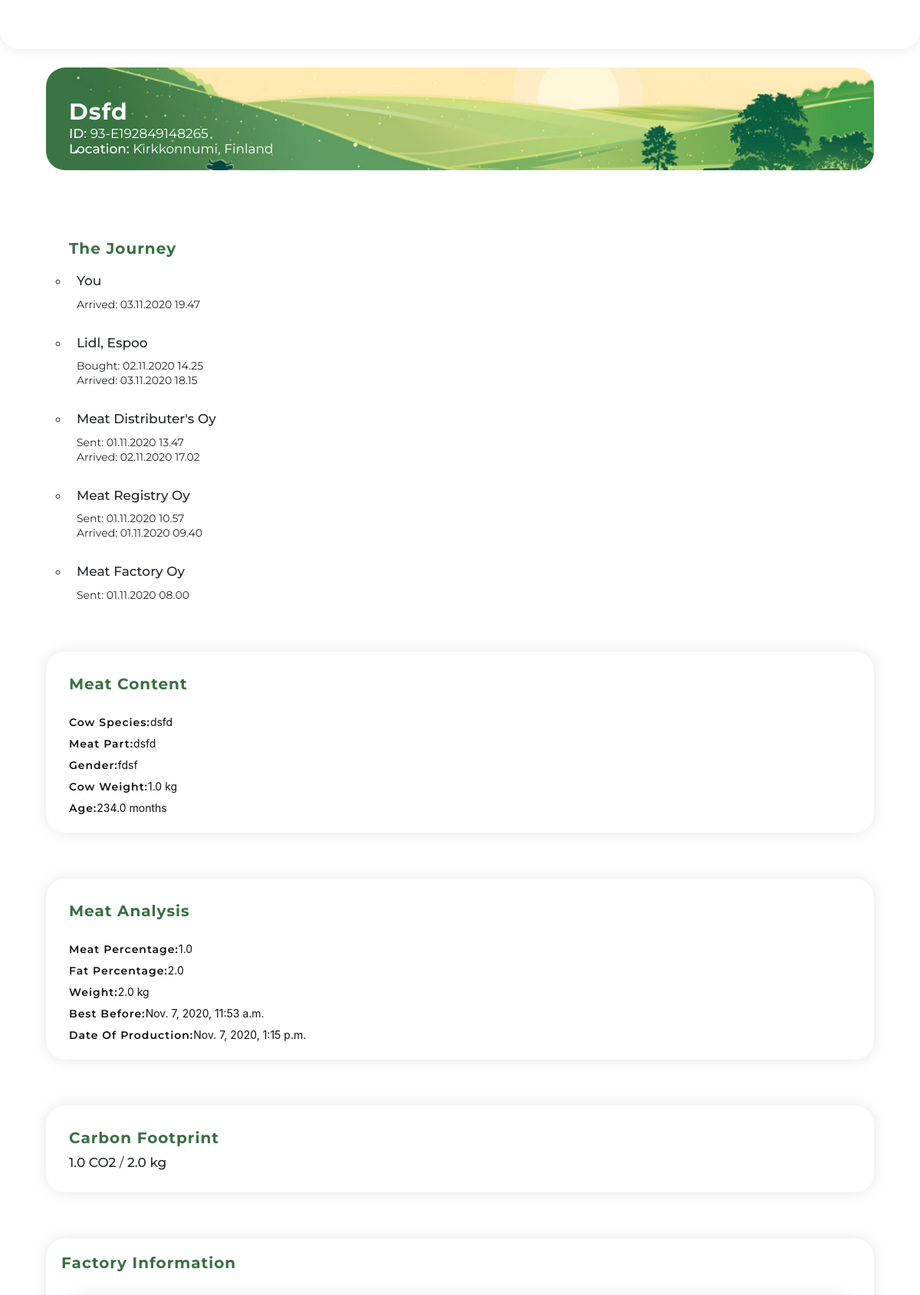
/get_info/18 (upper part), run on an earlier commit of the app's database.
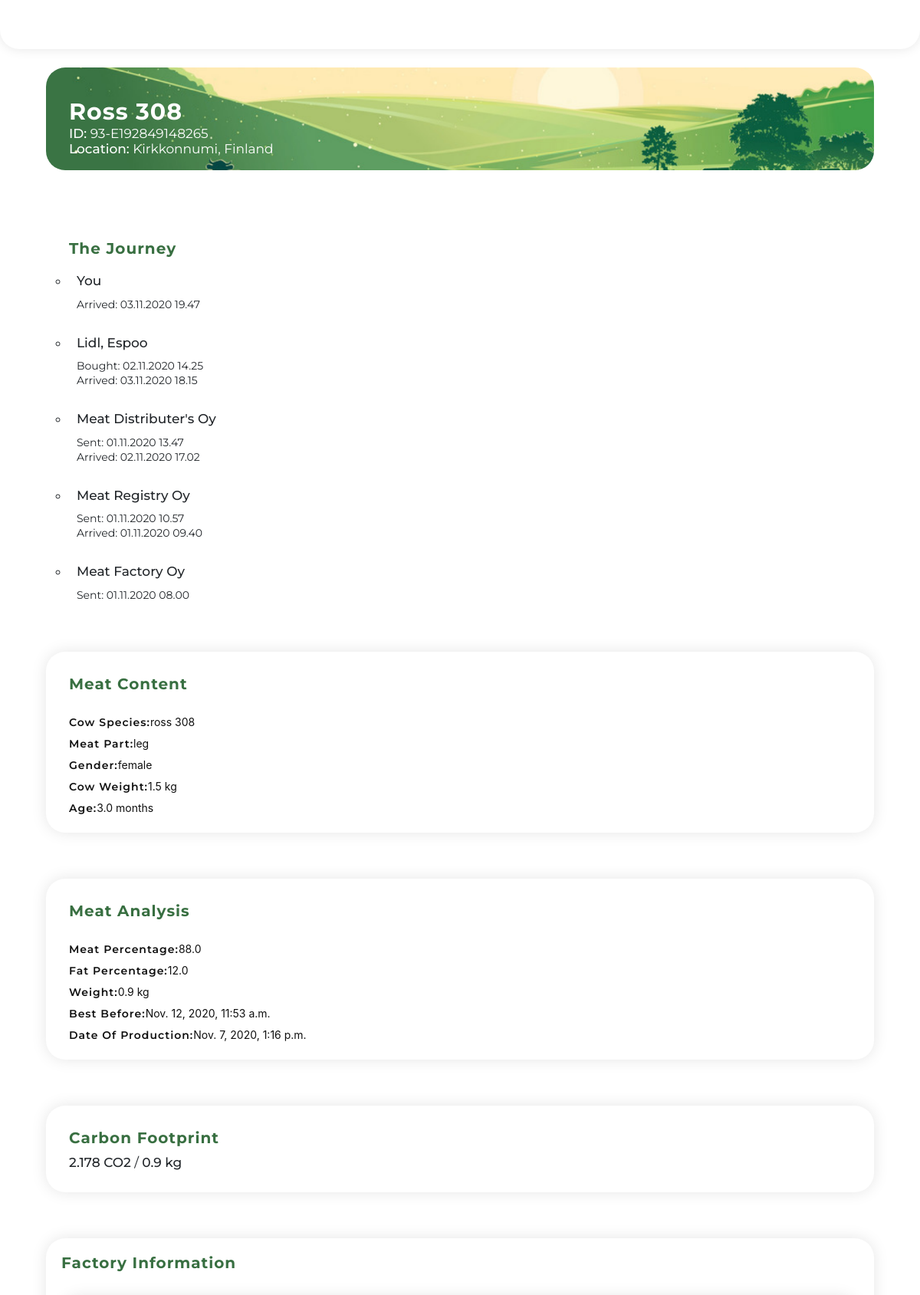
And on a later commit of the database.
### suppliers/models.py (models this page shows, shortened)
class FactureModel(models.Model):
    product_type = models.CharField(max_length=200)
    location = models.CharField(max_length=200)
    years_active = models.IntegerField()
    factory_size = models.FloatField()
    farming_area = models.FloatField()
    total_carbon = models.FloatField()
    manufacture_name = models.CharField(max_length=200)
    meat_percentage = models.FloatField()
    fat_percentage = models.FloatField()
    weight = models.FloatField()
    production_date = models.DateTimeField(default=timezone.now)
    shelf_life_date = models.DateTimeField(blank=True, null=True)
    species = models.CharField(max_length=200)
    part = models.CharField(max_length=200)
    gender = models.CharField(max_length=200)
    total_weight = models.FloatField()
    age = models.FloatField()
    antibiotics = models.CharField(max_length=200)
    food = models.CharField(max_length=200)
    carbon_footprint = models.FloatField()

### suppliers/views.py (the view)
# urls.py: path('get_info/<int:uid>', get_id, name='get_info'),
def get_id(request, uid):
    facture = FactureModel.objects.get(pk=uid)
    return render(request,
                  'mobile.html',
                  {'facture': facture})

### suppliers/templates/mobile.html (shortened to what this page needs)
<!DOCTYPE html>
<html lang="en" dir="ltr">
  <head>
   <link rel="stylesheet" href="https://use.fontawesome.com/releases/v5.0.13/css/all.css">
    <link rel="stylesheet" href="https://stackpath.bootstrapcdn.com/bootstrap/4.1.3/css/bootstrap.min.css">
    <link rel="stylesheet" href="../../qr/mobile.css">
  </head>
  <body>
    <div class="top-nav">
      <div class="hkscan-logo">
      </div>
    </div>
    <br>
    <div class="header-component" id="header-component">
      <div class="header-content" id="header-content">
        <h1 class="title">{{facture.species}}</h1>
        <p class="text-1"><b class="text-2">ID:</b> 93-E192849148265</p>
        <p class="text-1"><b class="text-2">Location:</b> Kirkkonnumi, Finland</p>
      </div>
    </div>
    <div class="journey" id="journey">
      <h3 class="title title-color">The Journey</h3>
      <ul>
        <li>
          <b class="text-2">You</b>
          <p class="text-1">Arrived: 03.11.2020 19.47</p>
        </li>
        <li>
          <b class="text-2">Lidl, Espoo</b>
          <p class="text-1">Bought: 02.11.2020 14.25</p>
          <p class="text-1">Arrived: 03.11.2020 18.15</p>
        </li>
        <li>
          <b class="text-2">Meat Distributer's Oy</b>
          <p class="text-1">Sent: 01.11.2020 13.47</p>
          <p class="text-1">Arrived: 02.11.2020 17.02</p>
        </li>
        <li>
          <b class="text-2">Meat Registry Oy</b>
          <p class="text-1">Sent: 01.11.2020 10.57</p>
          <p class="text-1">Arrived: 01.11.2020 09.40</p>
        </li>
        <li>
          <b class="text-2">Meat Factory Oy</b>
          <p class="text-1">Sent: 01.11.2020 08.00</p>
        </li>
      </ul>
    </div>
    <div class="meat-content-component" id="header-component">
      <div class="meat-content-content" id="header-content">
        <h3 class="title">Meat Content</h3>
        <br>
        <p class="text"><b class="title-2">Cow Species:</b>{{facture.species}}</p>
        <p class="text"><b class="title-2">Meat Part:</b>{{facture.part}}</p>
        <p class="text"><b class="title-2">Gender:</b>{{facture.gender}}</p>
        <p class="text"><b class="title-2">Cow Weight:</b>{{facture.total_weight}} kg</p>
        <p class="text"><b class="title-2">Age:</b>{{ facture.age }} months</p>
      </div>
    </div>
    <div class="meat-analysis-component" id="header-component">
      <div class="meat-analysis-content" id="header-content">
        <h3 class="title">Meat Analysis</h3>
        <br>
        <p class="text"><b class="title-2">Meat Percentage:</b>{{ facture.meat_percentage }}</p>
        <p class="text"><b class="title-2">Fat Percentage:</b>{{ facture.fat_percentage }}</p>
        <p class="text"><b class="title-2">Weight:</b>{{facture.weight}} kg</p>
        <p class="text"><b class="title-2">Best Before:</b>{{facture.shelf_life_date}}</p>
        <p class="text"><b class="title-2">Date of Production:</b>{{facture.production_date}}</p>
      </div>
    </div>
    <div class="co2-component" id="co2-component">
      <div class="co2-content" id="co2-content">
        <h3 class="title title-color">Carbon Footprint</h3>
        <p class="text-1"><b class="text-2">{{ facture.carbon_footprint }} CO2</b> / <b class="text-2">{{ facture.weight }} kg</b></p>
      </div>
    </div>
    <div class="factory-component" id="factory-component">
      <h3 class="title title-color">Factory Information</h3>
      <br>
      <br>
    </div>
  </body>
</html>

### qr/mobile.css (style rules this page uses)
* { margin: 0; padding: 0; cursor: default; }
html, body { height: 100%; max-width: 100%; scroll-behavior: smooth; }
body { overflow-x: hidden; background-color: white; }
.title { font-family: 'Montserrat', sans-serif; letter-spacing: 1px; text-transform: capitalize; font-weight: 700; }
.title-2 { font-family: 'Montserrat', sans-serif; letter-spacing: 1px; text-transform: capitalize; font-weight: 600; }
.text-1 { font-family: 'Montserrat', sans-serif; font-size: 17px; font-weight: 400; }
.text-2 { font-family: 'Montserrat', sans-serif; font-size: 17px; font-weight: 500; }
.title-color { font-size: 20px; color: #386F41; }
.top-nav { width: 100%; background-color: white; box-shadow: 0 0 15px rgba(0, 0, 0, 0.1); padding: 20px; border-bottom-left-radius: 25px; border-bottom-right-radius: 25px; }
.hkscan-logo { text-align: center; }
.header-component { position: relative; width: 90%; margin-left: 5%; background-image: url("header-img.png"); background-size: cover; background-repeat: no-repeat; background-position: center; padding: 40px 0px 10px 30px; border-radius: 25px; z-index: 1; }
.header-content { color: white; }
.header-content h1 { font-size: 30px; }
.header-content p { font-size: 17px; line-height: 4px; }
.journey { margin: 5% 5% 0 5%; background-color: white; padding: 30px; z-index: 1; }
.journey li { list-style: circle; padding: 10px; }
.journey b { padding-bottom: 20px; }
.journey p { font-size: 14px; line-height: 3px; }
.meat-content-component { position: relative; width: 90%; margin-left: 5%; padding: 30px; padding: 30px 30px 10px 30px; border-radius: 25px; box-shadow: 0 0 20px rgba(0, 0, 0, 0.1); z-index: 1; margin-bottom: 5%; }
.meat-content-content h3 { font-size: 20px; color: #386F41; }
.meat-content-content p { font-size: 14px; line-height: 12px; color: #101010; }
.meat-analysis-component { background-color: white; position: relative; width: 90%; margin-left: 5%; padding: 30px 30px 10px 30px; border-radius: 25px; box-shadow: 0 0 20px rgba(0, 0, 0, 0.1); z-index: 1; margin-bottom: 5%; }
.meat-analysis-content h3 { font-size: 20px; color: #386F41; }
.meat-analysis-content p { font-size: 14px; line-height: 12px; color: #101010; }
.co2-component { background-color: white; position: relative; width: 90%; margin-left: 5%; padding: 30px 30px 10px 30px; border-radius: 25px; box-shadow: 0 0 20px rgba(0, 0, 0, 0.1); z-index: 1; margin-bottom: 5%; }
.factory-component { background-color: white; position: relative; width: 90%; margin-left: 5%; padding: 20px 20px 30px 20px; border-radius: 25px; box-shadow: 0 0 20px rgba(0, 0, 0, 0.1); z-index: 1; margin-bottom: 5%; }

What changed in the data, as far as the page shows it:
changed FactureModel: species "Dsfd" → "Ross 308"; species "dsfd" → "ross 308"; part "dsfd" → "leg"; gender "fdsf" → "female"; total_weight "1.0" → "1.5"; age "234.0" → "3.0"; meat_percentage "1.0" → "88.0"; fat_percentage "2.0" → "12.0"; weight "2.0" → "0.9"; shelf_life_date "Nov. 7, 2020, 11:53 a.m." → "Nov. 12, 2020, 11:53 a.m."; production_date "Nov. 7, 2020, 1:15 p.m." → "Nov. 7, 2020, 1:16 p.m."; carbon_footprint "1.0" → "2.178"
